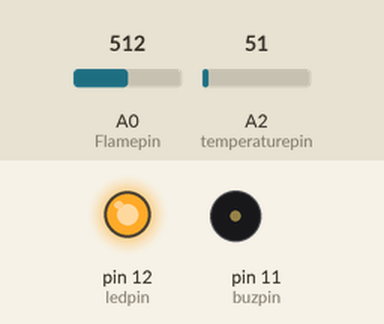
The sketch below on a simulated Arduino Uno, built with avr-gcc and run on an emulated ATmega328P. Shown: output pins drawn as LEDs (lit = HIGH), buzzer (waves = sounding). The inputs (shaded band) are chosen by the test bench; at power-on: A0 (Flamepin) = 512, A2 (temperaturepin) = 51. What the sketch prints to the serial monitor is not drawn.

Above: at 1.2 s.
1.3 s: A0 (Flamepin) set to 162
4.3 s: A0 (Flamepin) set to 144
At 5.4 s:
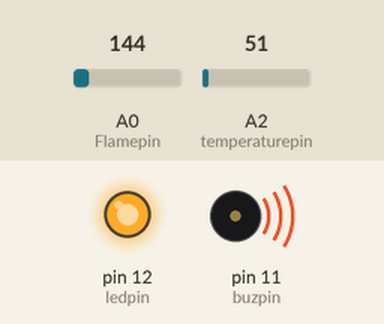
7.5 s: A0 (Flamepin) set to 160
At 7.8 s:
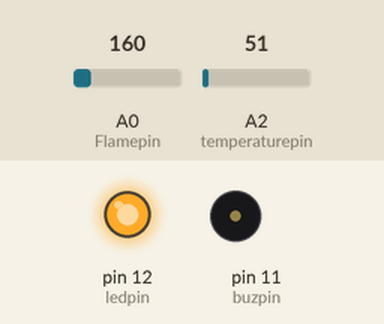
9.0 s: A0 (Flamepin) set to 140
At 10.2 s:
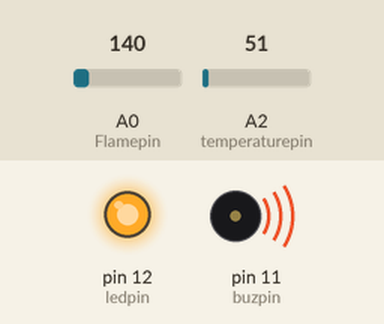
Timing chart, 0 to 12.0 s (numbered marks = the images above; inputs shaded):
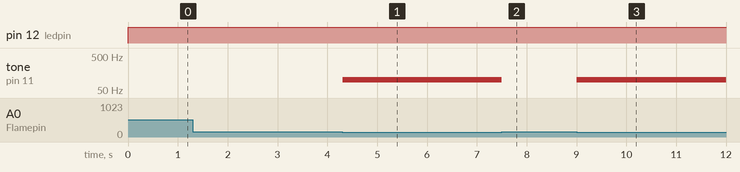

Measured:
- the behaviour switches between 151 and 150 on A0 (Flamepin) (found by bisection; images 0 and 1)
- after the input at 1.3 s, every drawn part: stays the same
- after the input at 4.3 s, tone on pin 11 (buzpin): silent → 100 Hz at once
- after the input at 7.5 s, tone on pin 11 (buzpin): 100 Hz → silent at once
- after the input at 9.0 s, tone on pin 11 (buzpin): silent → 100 Hz at once

The sketch:

Arduino_Codes.ino
```cpp
const int ledpin = 12;  // ledpin,flamepin and buzpin are not changed throughout the process
const int temperaturepin = A2;
const int Flamepin = A0;

const int buzpin = 11;
const int thresholdThermistor = 250;  // sets threshold value for flame sensor
const int thresholdFlame = 150;       // sets threshold value for flame sensor
int flamesensvalue = 0;               // initialize flamesensor reading
int Temperaturesensvalue = 0;         // initialize flamesensor reading
void setup() {
  Serial.begin(9600);
  pinMode(ledpin, OUTPUT);
  pinMode(temperaturepin, INPUT);
  pinMode(Flamepin, INPUT);
  pinMode(buzpin, OUTPUT);
}
void loop() {
  Temperaturesensvalue = analogRead(temperaturepin)*0.48828125;  // reads analog data from flame sensor
  Serial.write(Temperaturesensvalue);
  if (Serial.available() > 0) {
    char receivedChar = Serial.read();
   // Assuming '1' indicates to turn on the buzzer, '0' to turn it off
    if (receivedChar == 'ON') {
      digitalWrite(buzpin, HIGH);
    } else if (receivedChar == 'OFF') {
      digitalWrite(buzpin, LOW);
    }
  }
  flamesensvalue = analogRead(Flamepin);
  if (Temperaturesensvalue <= thresholdThermistor) {
    Serial.write("Hi!");// compares reading from flame sensor with the threshold value
    digitalWrite(ledpin, HIGH);                       //turns on led and buzzer
  } else {
    digitalWrite(ledpin, LOW);  //turns led off led and buzzer
  }
  if (flamesensvalue <= thresholdFlame) {
    digitalWrite(ledpin, HIGH);
    tone(buzpin, 100);
  } else {
    noTone(buzpin);
  }
}
```
